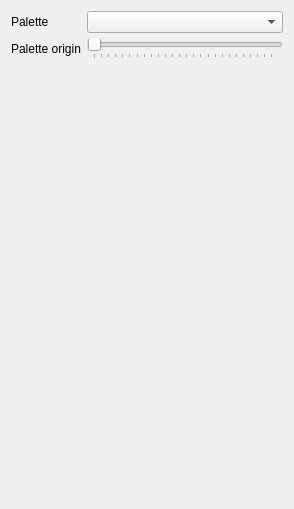
           <widget class="QWidget" name="page_2">
            <property name="geometry">
             <rect>
              <x>0</x>
              <y>0</y>
              <width>294</width>
              <height>509</height>
             </rect>
            </property>
            <attribute name="label">
             <string>Colors</string>
            </attribute>
            <layout class="QGridLayout" name="gridLayout_8">
             <item row="0" column="0">
              <widget class="QLabel" name="label_2">
               <property name="text">
                <string>Palette</string>
               </property>
              </widget>
             </item>
             <item row="0" column="1">
              <widget class="QComboBox" name="paletteCombo">
               <property name="maximumSize">
                <size>
                 <width>16777215</width>
                 <height>10000</height>
                </size>
               </property>
              </widget>
             </item>
             <item row="1" column="0">
              <widget class="QLabel" name="label_6">
               <property name="text">
                <string>Palette origin</string>
               </property>
              </widget>
             </item>
             <item row="1" column="1">
              <widget class="QSlider" name="offsetSlider">
               <property name="maximum">
                <number>255</number>
               </property>
               <property name="orientation">
                <enum>Qt::Horizontal</enum>
               </property>
               <property name="invertedControls">
                <bool>false</bool>
               </property>
               <property name="tickPosition">
                <enum>QSlider::TicksBelow</enum>
               </property>
              </widget>
             </item>
             <item row="2" column="0">
              <spacer name="verticalSpacer_2">
               <property name="orientation">
                <enum>Qt::Vertical</enum>
               </property>
               <property name="sizeHint" stdset="0">
                <size>
                 <width>20</width>
                 <height>40</height>
                </size>
               </property>
              </spacer>
             </item>
            </layout>
           </widget>
